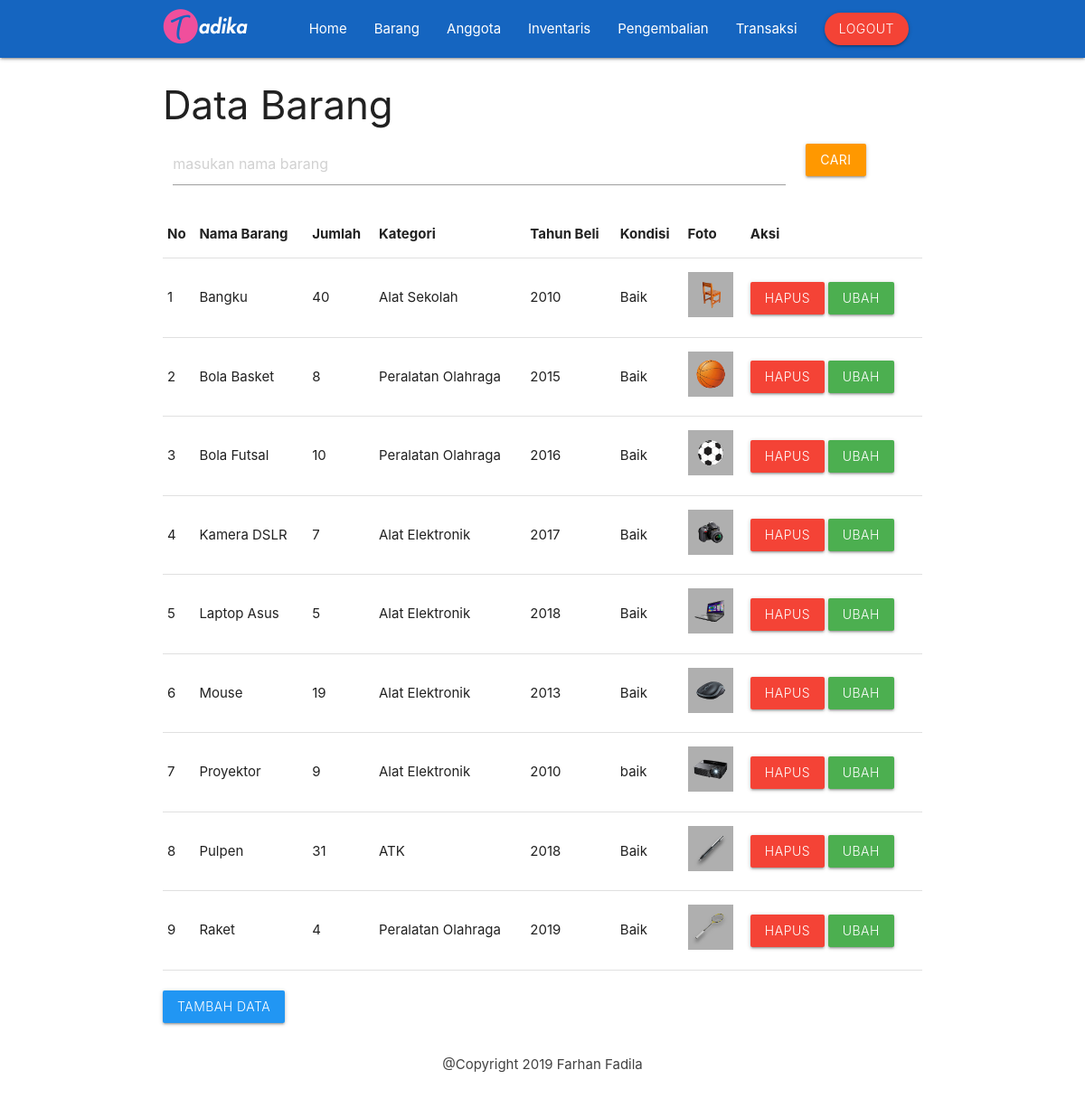
Screenshot of /views/admin/barang.php (signed in) with the database file from the repository.
### tables this page shows
CREATE TABLE `tbl_barang` (
  `id_barang` int(8) NOT NULL,
  `nama_barang` varchar(250) NOT NULL,
  `foto_barang` varchar(200) NOT NULL,
  `jumlah_barang` int(8) NOT NULL,
  `kategori` varchar(150) NOT NULL,
  `spek` varchar(300) NOT NULL,
  `tahun_beli` varchar(5) NOT NULL,
  `kondisi` varchar(20) NOT NULL
);

### views/admin/barang.php (the view, shortened to what this page needs)
<?php
include 'header.php';
?>
    <div class="container">
        <h3>Data Barang</h3>
        <form action="" method="post">
        <div class="row">
            <div class="col m10 s12">
                    <input type="text" name="namabarang" placeholder="masukan nama barang">
            </div>
            <div class="col m2 s12">
                    <input type="submit" name="cari" value="cari" class="btn orange">
            </div>
        </div>
        </form>
        <table class="table">
            <thead>
                <tr>
                <th>No</th>
                <th>Nama Barang</th>
                <th>Jumlah</th>
                <th>Kategori</th>
                <th>Tahun Beli</th>
                <th>Kondisi</th>
                <th>Foto</th>
                <th>Aksi</th>
                </tr>
            </thead>
            <tbody>
                <?php $nomor = 1; ?>
                <?php $ambil = $koneksi->query("SELECT * FROM tbl_barang ORDER BY nama_barang"); ?>
                <?php while ($pecah = $ambil->fetch_assoc()) { ?>
                <tr>
                <td><?php echo $nomor; ?></td>
                <td><?php echo $pecah['nama_barang']; ?></td>
                <td><?php echo $pecah['jumlah_barang']; ?></td>
                <td><?php echo $pecah['kategori']; ?></td>
                <td><?php echo $pecah['tahun_beli']; ?></td>
                <td><?php echo $pecah['kondisi']; ?></td>
                <td>
                <img src="../../img/foto_barang/<?php echo $pecah['foto_barang']; ?>" width="50">
                </td>
                <th>
                <a onclick="return confirm('Anda yakin ingin menghapus Data ini..?')" href="hapusbarang.php?id=<?php echo $pecah['id_barang']; ?>" class="btn red light">Hapus</a>
                <a href="ubahbarang.php?id=<?php echo $pecah['id_barang']; ?>" class="btn green light">Ubah</a>
                </tr>
            <?php $nomor++; ?>
            <?php
        } ?>
            </tbody>
        </table><br>
				<a href="tambahbarang.php" class="btn blue light">Tambah Data</a>
        </div>
<?php
include 'footer.php';
?>

### rows the page displays
tbl_barang: nama_barang "Bangku", jumlah_barang "40", kategori "Alat Sekolah", tahun_beli "2010", kondisi "Baik", foto_barang (picture)
tbl_barang: nama_barang "Bola Basket", jumlah_barang "8", kategori "Peralatan Olahraga", tahun_beli "2015", kondisi "Baik", foto_barang (picture)
tbl_barang: nama_barang "Bola Futsal", jumlah_barang "10", kategori "Peralatan Olahraga", tahun_beli "2016", kondisi "Baik", foto_barang (picture)
tbl_barang: nama_barang "Kamera DSLR", jumlah_barang "7", kategori "Alat Elektronik", tahun_beli "2017", kondisi "Baik", foto_barang (picture)
tbl_barang: nama_barang "Laptop Asus", jumlah_barang "5", kategori "Alat Elektronik", tahun_beli "2018", kondisi "Baik", foto_barang (picture)
tbl_barang: nama_barang "Mouse", jumlah_barang "19", kategori "Alat Elektronik", tahun_beli "2013", kondisi "Baik", foto_barang (picture)
tbl_barang: nama_barang "Proyektor", jumlah_barang "9", kategori "Alat Elektronik", tahun_beli "2010", kondisi "baik", foto_barang (picture)
tbl_barang: nama_barang "Pulpen", jumlah_barang "31", kategori "ATK", tahun_beli "2018", kondisi "Baik", foto_barang (picture)
tbl_barang: nama_barang "Raket", jumlah_barang "4", kategori "Peralatan Olahraga", tahun_beli "2019", kondisi "Baik", foto_barang (picture)
